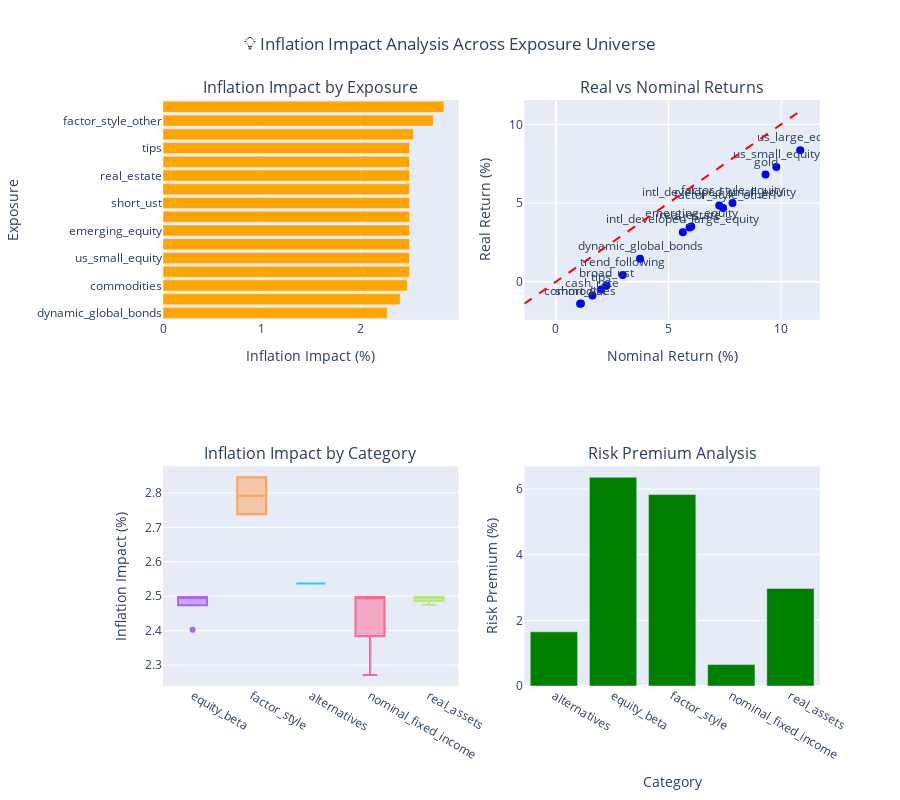

The notebook cell this image was saved under:
### Markdown cell above
## 8. Inflation Impact Analysis

### Code cell
# Analyze inflation impact across exposures
if not decomp_summary_df.empty:
    # Create inflation impact visualization
    fig = make_subplots(
        rows=2, cols=2,
        subplot_titles=(
            "Inflation Impact by Exposure",
            "Real vs Nominal Returns",
            "Inflation Impact by Category",
            "Risk Premium Analysis"
        ),
        specs=[[{"type": "bar"}, {"type": "scatter"}],
               [{"type": "box"}, {"type": "bar"}]]
    )
    
    # 1. Inflation impact by exposure (bar chart)
    sorted_data = decomp_summary_df.sort_values('inflation_annual', ascending=True)
    
    fig.add_trace(
        go.Bar(
            x=sorted_data['inflation_annual'] * 100,
            y=sorted_data['exposure_id'],
            orientation='h',
            marker_color='orange',
            name='Inflation Impact',
            showlegend=False
        ),
        row=1, col=1
    )
    
    # 2. Real vs Nominal scatter
    fig.add_trace(
        go.Scatter(
            x=decomp_summary_df['nominal_return_annual'] * 100,
            y=decomp_summary_df['real_return_annual'] * 100,
            mode='markers+text',
            text=decomp_summary_df['exposure_id'],
            textposition="top center",
            marker=dict(size=8, color='blue'),
            name='Exposures',
            showlegend=False
        ),
        row=1, col=2
    )
    
    # Add diagonal line (real = nominal)
    min_ret = min(decomp_summary_df['nominal_return_annual'].min(),
                  decomp_summary_df['real_return_annual'].min()) * 100
    max_ret = max(decomp_summary_df['nominal_return_annual'].max(),
                  decomp_summary_df['real_return_annual'].max()) * 100
    
    fig.add_trace(
        go.Scatter(
            x=[min_ret, max_ret],
            y=[min_ret, max_ret],
            mode='lines',
            line=dict(dash='dash', color='red'),
            name='Real = Nominal',
            showlegend=False
        ),
        row=1, col=2
    )
    
    # 3. Inflation impact by category (box plot)
    for category in decomp_summary_df['category'].unique():
        cat_data = decomp_summary_df[decomp_summary_df['category'] == category]
        
        fig.add_trace(
            go.Box(
                y=cat_data['inflation_annual'] * 100,
                name=category,
                showlegend=False
            ),
            row=2, col=1
        )
    
    # 4. Risk premium by category
    risk_premium_by_cat = decomp_summary_df.groupby('category')['risk_premium_annual'].mean()
    
    fig.add_trace(
        go.Bar(
            x=risk_premium_by_cat.index,
            y=risk_premium_by_cat * 100,
            marker_color='green',
            name='Risk Premium',
            showlegend=False
        ),
        row=2, col=2
    )
    
    # Update layout
    fig.update_layout(
        title_text="💡 Inflation Impact Analysis Across Exposure Universe",
        title_x=0.5,
        height=800
    )
    
    # Update axes labels
    fig.update_xaxes(title_text="Inflation Impact (%)", row=1, col=1)
    fig.update_yaxes(title_text="Exposure", row=1, col=1)
    
    fig.update_xaxes(title_text="Nominal Return (%)", row=1, col=2)
    fig.update_yaxes(title_text="Real Return (%)", row=1, col=2)
    
    fig.update_yaxes(title_text="Inflation Impact (%)", row=2, col=1)
    
    fig.update_xaxes(title_text="Category", row=2, col=2)
    fig.update_yaxes(title_text="Risk Premium (%)", row=2, col=2)
    
    fig.show()
    
    # Print summary insights
    print("\n🔍 KEY INSIGHTS:")
    print("=" * 40)
    
    avg_inflation = decomp_summary_df['inflation_annual'].mean() * 100
    positive_real_returns = (decomp_summary_df['real_return_annual'] > 0).sum()
    total_exposures = len(decomp_summary_df)
    
    print(f"📊 Average inflation impact: {avg_inflation:.2f}% annually")
    print(f"✅ Exposures with positive real returns: {positive_real_returns}/{total_exposures} ({positive_real_returns/total_exposures*100:.1f}%)")
    
    best_real_return = decomp_summary_df.loc[decomp_summary_df['real_return_annual'].idxmax()]
    worst_real_return = decomp_summary_df.loc[decomp_summary_df['real_return_annual'].idxmin()]
    
    print(f"🏆 Best real return: {best_real_return['exposure_name']} ({best_real_return['real_return_annual']*100:.2f}%)")
    print(f"📉 Worst real return: {worst_real_return['exposure_name']} ({worst_real_return['real_return_annual']*100:.2f}%)")
    
    # Category performance
    cat_performance = decomp_summary_df.groupby('category')['real_return_annual'].mean().sort_values(ascending=False)
    print(f"\n🏷️ Best performing category: {cat_performance.index[0]} ({cat_performance.iloc[0]*100:.2f}% avg real return)")
    print(f"📊 Worst performing category: {cat_performance.index[-1]} ({cat_performance.iloc[-1]*100:.2f}% avg real return)")

else:
    print("❌ No data available for inflation impact analysis")

### Figure 1 — Plotly figure (JSON) as saved in the notebook; plotly's stock layout.template omitted (floating-point values rounded to 4 significant figures)
{"data": [{"marker": {"color": "orange"}, "name": "Inflation Impact", "orientation": "h", "showlegend": false, "type": "bar", "x": [2.271, 2.403, 2.475, 2.498, 2.498, 2.498, 2.498, 2.498, 2.498, 2.498, 2.498, 2.498, 2.498, 2.537, 2.738, 2.845], "xaxis": "x", "y": ["dynamic_global_bonds", "intl_developed_small_equity", "commodities", "us_large_equity", "us_small_equity", "intl_developed_large_equity", "emerging_equity", "cash_rate", "short_ust", "broad_ust", "real_estate", "gold", "tips", "trend_following", "factor_style_other", "factor_style_equity"], "yaxis": "y"}, {"marker": {"color": "blue", "size": 8}, "mode": "markers+text", "name": "Exposures", "showlegend": false, "text": ["us_large_equity", "us_small_equity", "intl_developed_large_equity", "intl_developed_small_equity", "emerging_equity", "factor_style_equity", "factor_style_other", "trend_following", "cash_rate", "short_ust", "broad_ust", "dynamic_global_bonds", "real_estate", "commodities", "gold", "tips"], "textposition": "top center", "type": "scatter", "x": [10.85, 9.787, 5.637, 7.253, 6.011, 7.842, 7.421, 2.97, 1.623, 1.111, 2.25, 3.736, 5.938, 1.075, 9.307, 2.001], "xaxis": "x2", "y": [8.35, 7.289, 3.14, 4.85, 3.514, 4.996, 4.683, 0.4327, -0.8749, -1.386, -0.2473, 1.464, 3.44, -1.4, 6.809, -0.4965], "yaxis": "y2"}, {"line": {"color": "red", "dash": "dash"}, "mode": "lines", "name": "Real = Nominal", "showlegend": false, "type": "scatter", "x": [-1.4, 10.85], "xaxis": "x2", "y": [-1.4, 10.85], "yaxis": "y2"}, {"name": "equity_beta", "showlegend": false, "type": "box", "xaxis": "x3", "y": [2.498, 2.498, 2.498, 2.403, 2.498], "yaxis": "y3"}, {"name": "factor_style", "showlegend": false, "type": "box", "xaxis": "x3", "y": [2.845, 2.738], "yaxis": "y3"}, {"name": "alternatives", "showlegend": false, "type": "box", "xaxis": "x3", "y": [2.537], "yaxis": "y3"}, {"name": "nominal_fixed_income", "showlegend": false, "type": "box", "xaxis": "x3", "y": [2.498, 2.498, 2.498, 2.271], "yaxis": "y3"}, {"name": "real_assets", "showlegend": false, "type": "box", "xaxis": "x3", "y": [2.498, 2.475, 2.498, 2.498], "yaxis": "y3"}, {"marker": {"color": "green"}, "name": "Risk Premium", "showlegend": false, "type": "bar", "x": ["alternatives", "equity_beta", "factor_style", "nominal_fixed_income", "real_assets"], "xaxis": "x4", "y": [1.649, 6.358, 5.832, 0.6561, 2.973], "yaxis": "y4"}], "layout": {"annotations": [{"font": {"size": 16}, "showarrow": false, "text": "Inflation Impact by Exposure", "x": 0.225, "xanchor": "center", "xref": "paper", "y": 1, "yanchor": "bottom", "yref": "paper"}, {"font": {"size": 16}, "showarrow": false, "text": "Real vs Nominal Returns", "x": 0.775, "xanchor": "center", "xref": "paper", "y": 1, "yanchor": "bottom", "yref": "paper"}, {"font": {"size": 16}, "showarrow": false, "text": "Inflation Impact by Category", "x": 0.225, "xanchor": "center", "xref": "paper", "y": 0.375, "yanchor": "bottom", "yref": "paper"}, {"font": {"size": 16}, "showarrow": false, "text": "Risk Premium Analysis", "x": 0.775, "xanchor": "center", "xref": "paper", "y": 0.375, "yanchor": "bottom", "yref": "paper"}], "height": 800, "title": {"text": "💡 Inflation Impact Analysis Across Exposure Universe", "x": 0.5}, "xaxis": {"anchor": "y", "domain": [0, 0.45], "title": {"text": "Inflation Impact (%)"}}, "xaxis2": {"anchor": "y2", "domain": [0.55, 1], "title": {"text": "Nominal Return (%)"}}, "xaxis3": {"anchor": "y3", "domain": [0, 0.45]}, "xaxis4": {"anchor": "y4", "domain": [0.55, 1], "title": {"text": "Category"}}, "yaxis": {"anchor": "x", "domain": [0.625, 1], "title": {"text": "Exposure"}}, "yaxis2": {"anchor": "x2", "domain": [0.625, 1], "title": {"text": "Real Return (%)"}}, "yaxis3": {"anchor": "x3", "domain": [0, 0.375], "title": {"text": "Inflation Impact (%)"}}, "yaxis4": {"anchor": "x4", "domain": [0, 0.375], "title": {"text": "Risk Premium (%)"}}}}
